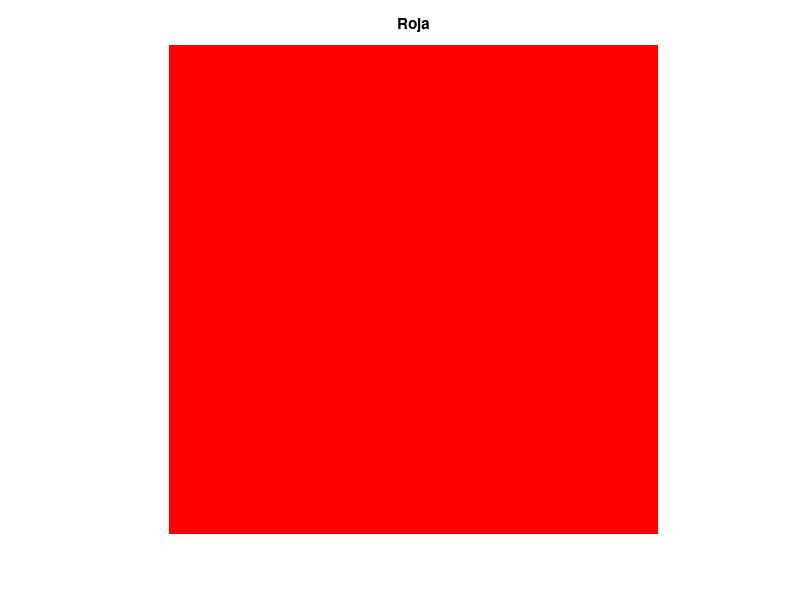

Source code (MATLAB): (Note: this script raises an error after producing the figure.)
%MODELO HSV: H tono==color. [0,1] S: pureza del color. [0,1] 0 el color mas
%blanco. V: brillo [0,1]. Intensidad del conlor. 0 es negro 1: intensidad
%del color es mas fuerte.


%ver el rojo en el hsv
A=zeros(128,128,3); %crea una imagen con tres bandas double
A(:,:,1)=1;
figure, imshow(A),title('Roja');

h=rgb2hsv(A);
h(1,1,:) 
%rojo en hsv es h=0 s=1 v = 1
%cambiamos la saturacion para ver los distintos valores

clear peli1
k=1;
for v=0:0.01:1
      h(:,:,2)=v;
      peli1(k)=im2frame(hsv2rgb(h));
      k=k+1;
end

mplay(peli1)
%cambiando brillo
clear peli2
h(:,:,2)=1;
k=1
for v=0:0.01:1
     h(:,:,3)=v;
     
     peli2(k)=im2frame(hsv2rgb(h));
     k=k+1;
end
        
figure,subplot(1,2,1),movie(peli1),title('Saturacion'),subplot(1,2,2),movie(peli2),title('Luminancia');
movie2avi(peli1,'satu.avi');
movie2avi(peli2,'lum.avi');
%_____________________________
%ver el verde h=0.3333 s=1 v=1
A=zeros(128,128,3);
A(:,:,2)=1; %Lo construyes en el rgb y ahora lo pasas a hsv
h=rgb2hsv(A);
h(1,1,:)

clear peli1
k=1;
for v=0:0.01:1
      h(:,:,2)=v;
      peli1(k)=im2frame(hsv2rgb(h));
      k=k+1;
end

clear peli2
k=1
for v=0:0.01:1
     h(:,:,3)=v;
     peli2(k)=im2frame(hsv2rgb(h));
     k=k+1;
end
        
figure,subplot(1,2,1),movie(peli1),title('Saturacion'),subplot(1,2,2),movie(peli2),title('Luminancia');

%_____________________________
%ver el azul h=0.6667 s=1 v=1
A=zeros(128,128,3);
A(:,:,3)=1;
h=rgb2hsv(A);
h(1,1,:)

clear peli1
k=1;
for v=0:0.01:1
      h(:,:,2)=v;
      peli1(k)=im2frame(hsv2rgb(h));
      k=k+1;
end

clear peli2
k=1
for v=0:0.01:1
     h(:,:,3)=v;
     peli2(k)=im2frame(hsv2rgb(h));
     k=k+1;
end
        
figure,subplot(1,2,1),movie(peli1),title('Saturacion'),subplot(1,2,2),movie(peli2),title('Luminancia');
%%%VER LOS PUNTOS verdes DE rosa2.jpg h=0.3333 s=1 v =1
I=imread('rosa2.jpg');

imHSV=rgb2hsv(I);
A=0.5-0.3333;
aux=mod(imHSV(:,:,1)+A,1.0); 
azul = 1-2*abs(aux-0.5);
imHSV(:,:,1)=azul;
imHSV(:,:,2)=1;
imHSV(:,:,3)=1;
nueva=hsv2rgb(imHSV);
figure,imshow(I),title('rosa');
figure,imshow(nueva),title('Verdes')
%_________________________________
%Otros modelos de color
%YIQ: Y luminancia I:fase Q: cuadratura. Se utiliza para el sistema de
%televisión NTSC
I=imread('Warhol_Marilyn_1967_OnBlueGround.jpg');
imYIQ=rgb2ntsc(im2double(I));

figure, subplot(1,4,1),imagesc(imYIQ(:,:,1));
subplot(1,4,2),imagesc(imYIQ(:,:,2));
subplot(1,4,3),imagesc(imYIQ(:,:,3));

Irec=im2uint8(ntsc2rgb(imYIQ));
figure,imagesc(Irec);

%---------------------------
%Modelo Ycbcr: Parecido al modelo YUV se utiliza en los estandares MPEG-2 y
%JPEG2. Y: luminancia y Cb y Cr son las componetes cromáticas

imYCbCr=rgb2ycbcr(I);
figure, subplot(1,4,1),imagesc(imYCbCr(:,:,1));
subplot(1,4,2),imagesc(imYCbCr(:,:,2));
subplot(1,4,3),imagesc(imYCbCr(:,:,3));

Irec=im2uint8(ycbcr2rgb(imYCbCr));
figure,imagesc(Irec);

%---------------------------
%Modelo Lab. Es independiente del dispositivo. La distancia euclidea entre
%dos colores está altamente correlada con la diferencia perceptual que
%perciben dos humanos.
%L componente de luminancia. a y b componentes cromáticas. a: define la
%posición entre el verde y el rojo y b:la posicion entre el azul y amarillo
ff= makecform('srgb2lab');
result=applycform(I,ff);

figure, subplot(1,4,1),imagesc(result(:,:,1));
subplot(1,4,2),imagesc(result(:,:,2));
subplot(1,4,3),imagesc(result(:,:,3));


ff= makecform('lab2srgb');
Irec= applycform(result,ff);

figure,imagesc(Irec);

%_________________________________
%IMAGEN ROSA rosa2.jpg
%Mostrar el histograma de la rosa.
%El histograma se aplica sobre imagenes monobanda
%el histograma imhist(x): muestra el histograma de una imagen imagen.
%imhist(x,N) solamente usa N bins para mostrar el histograma [counts,
%X]=imhist(x) da el numero de ocurrencias por los binx X. stem(X,counts)
%muestra el histograma
I=imread('rosa2.jpg');

figure,subplot(1,4,1),imshow(I);
subplot(1,4,2),imhist(I(:,:,1)),title('Roja');
subplot(1,4,3),imhist(I(:,:,2)),title('Verde');
subplot(1,4,4),imhist(I(:,:,3)),title('Azul');
   
%comentario: al ver el histograma de color vemos un pico en el color azul
%pero no se va nada de ese color. ¿?

%ponemos saturacion a 1 el brillo tambien a 1 y veremos que en el fondo
%gris en realidad es azul con poca saturación.

h= rgb2hsv(I);
h(:,:,2)=1;
h(:,:,3)=1;
Inueva=hsv2rgb(h);

figure,subplot(1,4,1),imshow(Inueva);
subplot(1,4,2),imhist(Inueva(:,:,1)),title('Roja');
subplot(1,4,3),imhist(Inueva(:,:,2)),title('Verde');
subplot(1,4,4),imhist(Inueva(:,:,3)),title('Azul');


%Sobre la imagen alhambra vemos sus histogramas. Generalmente cuando una
%imagen esta bien constratada suele usar, mas o menos todos los niveles de
%gris por igual. 
I=imread('alhambra.jpg');
Igray=rgb2gray(I);
subplot(3,3,1),subimage(I),title('Original');
subplot(3,3,2),subimage(Igray),title('Niveles de gris');
subplot(3,3,3),imhist(Igray),title('Histgrama N.G');
subplot(3,3,4),subimage(I(:,:,1)),title('Rojo');
subplot(3,3,5),subimage(I(:,:,2)),title('Verde');
subplot(3,3,6),subimage(I(:,:,3)),title('Azul');
subplot(3,3,7),imhist(I(:,:,1)),title('Histgrama Rojo');
subplot(3,3,8),imhist(I(:,:,2)),title('Histgrama Verde');
subplot(3,3,9),imhist(I(:,:,3)),title('Histgrama Azul');

%_____________________________________________
%Si queremos mostrar un único histograma para una imagen de color debemos
%pasarla a niveles de gris con rgb2gray
Igray=rgb2gray(I);
figure,imhist(Igray);


%vemos los histogramas asociados al color saturacion y brillo.

I=imread('rosa2.jpg');
imhsv = rgb2hsv(I);
im1= imhsv(:,:,1);
im2= imhsv(:,:,2);
im3= imhsv(:,:,3);

mapahsv=hsv(256);
figure;
subplot(1,4,1), subimage(I),title('Imagen');
subplot(1,4,2),imhist(im2uint8(im1),mapahsv), title('Color');
subplot(1,4,3),imhist(im2uint8(im2)), title('Saturacion');
subplot(1,4,4),imhist(im2uint8(im3)), title('Brillo');


%_____________________________________________
%Ciclamos los colores de la imagen rosa2.jpg

I=imread('rosa2.jpg');
clear peli;
y=rgb2hsv((I));
z=y;
for i=1:255
    disp(i)
    z(:,:,1)=mod(y(:,:,1)+i/255.0,0.99);
    peli(i)=im2frame((hsv2rgb(z)));
end
movie(peli);

%_____________________________________________
%Chroma key.

%recordar que hsv el verde es h=0.3333 s=1 v=1 luego 0.5- 0.333= 0.1887
%entonces mod(hsv(:,:,1)+0.1887,1.0) será 0.5 cuanto más proximo estés al
%verde luego 1-2*abs(aux-0.5) será 1 cuando estemos tratando el verde.
%llamar a la funcion chroma key con 
F=imread('imagenes_chromakey/chromakey_original.jpg');
B=imread('imagenes_chromakey/praga1.jpg');
%Implementar vosotros la funcion chroma_key2 
 %Parametros
 % F=imagen de frente
 % B=imagen de fondo
 % columna donde empezar a poner F en B
 % fila donde empezar a poner F en B
 % color del chroma (en el ejemplo verde).
ch=chroma_key2(F,B,size(B,2)-size(F,2),size(B,1)-size(F,2),0,255,0);
imshow(ch)